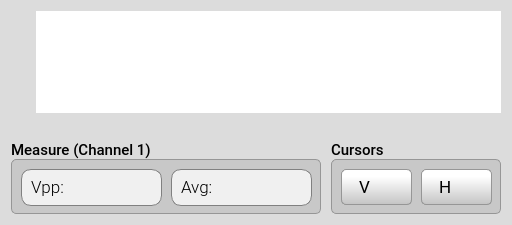
         <widget class="QGroupBox" name="groupBox_screen">
          <property name="minimumSize">
           <size>
            <width>0</width>
            <height>100</height>
           </size>
          </property>
          <property name="styleSheet">
           <string notr="true">QGroupBox {background-color: rgb(220,220,220);border: 0px; border-radius: 5px;  margin-top: 0.0em;}; 
QGroupBox::title {subcontrol-origin: margin;left: 10px;padding: 0 3px 0 3px;}</string>
          </property>
          <property name="title">
           <string/>
          </property>
          <layout class="QGridLayout" name="gridLayout_2">
           <property name="verticalSpacing">
            <number>3</number>
           </property>
           <item row="2" column="0">
            <layout class="QGridLayout" name="gridLayout_3">
             <property name="topMargin">
              <number>0</number>
             </property>
             <property name="horizontalSpacing">
              <number>10</number>
             </property>
             <property name="verticalSpacing">
              <number>0</number>
             </property>
             <item row="1" column="1">
              <widget class="QGroupBox" name="groupBox_ch4_3">
               <property name="sizePolicy">
                <sizepolicy hsizetype="Minimum" vsizetype="Preferred">
                 <horstretch>0</horstretch>
                 <verstretch>0</verstretch>
                </sizepolicy>
               </property>
               <property name="minimumSize">
                <size>
                 <width>170</width>
                 <height>55</height>
                </size>
               </property>
               <property name="maximumSize">
                <size>
                 <width>16777215</width>
                 <height>10000</height>
                </size>
               </property>
               <property name="font">
                <font>
                 <family>Roboto Medium</family>
                 <pointsize>11</pointsize>
                </font>
               </property>
               <property name="styleSheet">
                <string notr="true">QGroupBox {background-color: rgb(200,200,200);border: 1px solid rgb(150,150,150); border-radius: 5px;  }; 
QGroupBox::title {subcontrol-origin: margin;left: 10px;padding: 0 3px 0 3px;}</string>
               </property>
               <property name="title">
                <string/>
               </property>
               <widget class="QPushButton" name="pushButton_cursorsVoff">
                <property name="geometry">
                 <rect>
                  <x>10</x>
                  <y>10</y>
                  <width>71</width>
                  <height>36</height>
                 </rect>
                </property>
                <property name="font">
                 <font>
                  <family>Roboto</family>
                  <pointsize>13</pointsize>
                 </font>
                </property>
                <property name="styleSheet">
                 <string notr="true">QPushButton {
	padding: 0.2em 0.2em 0.3em 0.2em;
	border: 1px solid rgb(150, 150, 150);
	border-radius: 5px;
	color: black;
	background: qlineargradient(x1:0, y1:0, x2:0, y2:2, stop:0 #FFFFFF, stop:0.1 #FFFFFF, stop:1 #69D769);
	text-align:left;
	padding-left:13px;
}

QPushButton:hover:!pressed {
	border: 1px solid rgb(150, 150, 150);
	border-radius: 5px;
	color: #256552;
	background: qlineargradient(x1:0, y1:0, x2:0, y2:2, stop:0 #FFFFFF, stop:0.1 #FFFFFF, stop:1 #ACFAAC);
}

QPushButton:pressed {
	border: 2px solid rgb(150, 150, 150);
	border-radius: 5px;
	background: #FFFFFF;
	color: #2f836a;
}

QPushButton:disabled {
	border: 1px solid rgb(180, 180, 180);
	color: gray;
	background: qlineargradient(x1:0, y1:0, x2:0, y2:2, stop:0 #CCCCCC, stop:0.1 #EEEEEE, stop:1 #BBBBBB);
}</string>
                </property>
                <property name="text">
                 <string> V</string>
                </property>
                <property name="icon">
                 <iconset resource="../../resources/resources.qrc">
                  <normaloff>:/main/img/power-off-green3.png</normaloff>
                  <disabledoff>:/main/img/power-off-green3.png</disabledoff>:/main/img/power-off-green3.png</iconset>
                </property>
                <property name="iconSize">
                 <size>
                  <width>23</width>
                  <height>22</height>
                 </size>
                </property>
               </widget>
               <widget class="QPushButton" name="pushButton_cursorsVon">
                <property name="geometry">
                 <rect>
                  <x>10</x>
                  <y>10</y>
                  <width>71</width>
                  <height>36</height>
                 </rect>
                </property>
                <property name="font">
                 <font>
                  <family>Roboto</family>
                  <pointsize>13</pointsize>
                 </font>
                </property>
                <property name="styleSheet">
                 <string notr="true">QPushButton {
	padding: 0.2em 0.2em 0.3em 0.2em;
	border: 1px solid rgb(150, 150, 150);
	border-radius: 5px;
	color: black;
	background: qlineargradient(x1:0, y1:0, x2:0, y2:2, stop:0 #FFFFFF, stop:0.1 #FFFFFF, stop:1 #7B7B7B);
	text-align:left;
	padding-left:13px;
}

QPushButton:hover:!pressed {
	border: 1px solid rgb(150, 150, 150);
	border-radius: 5px;
	color: #256552;
	background: qlineargradient(x1:0, y1:0, x2:0, y2:2, stop:0 #FFFFFF, stop:0.1 #FFFFFF, stop:1 #AAAAAA);
}

QPushButton:pressed {
	border: 2px solid rgb(150, 150, 150);
	border-radius: 5px;
	background: #FFFFFF;
	color: #2f836a;
}

QPushButton:disabled {
	border: 1px solid rgb(180, 180, 180);
	color: gray;
	background: qlineargradient(x1:0, y1:0, x2:0, y2:2, stop:0 #CCCCCC, stop:0.1 #EEEEEE, stop:1 #BBBBBB);
}</string>
                </property>
                <property name="text">
                 <string> V</string>
                </property>
                <property name="icon">
                 <iconset resource="../../resources/resources.qrc">
                  <normaloff>:/main/img/power-off-gray2.png</normaloff>:/main/img/power-off-gray2.png</iconset>
                </property>
                <property name="iconSize">
                 <size>
                  <width>23</width>
                  <height>22</height>
                 </size>
                </property>
               </widget>
               <widget class="QPushButton" name="pushButton_cursorsHoff">
                <property name="geometry">
                 <rect>
                  <x>90</x>
                  <y>10</y>
                  <width>71</width>
                  <height>36</height>
                 </rect>
                </property>
                <property name="font">
                 <font>
                  <family>Roboto</family>
                  <pointsize>13</pointsize>
                 </font>
                </property>
                <property name="styleSheet">
                 <string notr="true">QPushButton {
	padding: 0.2em 0.2em 0.3em 0.2em;
	border: 1px solid rgb(150, 150, 150);
	border-radius: 5px;
	color: black;
	background: qlineargradient(x1:0, y1:0, x2:0, y2:2, stop:0 #FFFFFF, stop:0.1 #FFFFFF, stop:1 #69D769);
	text-align:left;
	padding-left:13px;
}

QPushButton:hover:!pressed {
	border: 1px solid rgb(150, 150, 150);
	border-radius: 5px;
	color: #256552;
	background: qlineargradient(x1:0, y1:0, x2:0, y2:2, stop:0 #FFFFFF, stop:0.1 #FFFFFF, stop:1 #ACFAAC);
}

QPushButton:pressed {
	border: 2px solid rgb(150, 150, 150);
	border-radius: 5px;
	background: #FFFFFF;
	color: #2f836a;
}

QPushButton:disabled {
	border: 1px solid rgb(180, 180, 180);
	color: gray;
	background: qlineargradient(x1:0, y1:0, x2:0, y2:2, stop:0 #CCCCCC, stop:0.1 #EEEEEE, stop:1 #BBBBBB);
}</string>
                </property>
                <property name="text">
                 <string> H</string>
                </property>
                <property name="icon">
                 <iconset resource="../../resources/resources.qrc">
                  <normaloff>:/main/img/power-off-green3.png</normaloff>
                  <disabledoff>:/main/img/power-off-green3.png</disabledoff>:/main/img/power-off-green3.png</iconset>
                </property>
                <property name="iconSize">
                 <size>
                  <width>23</width>
                  <height>22</height>
                 </size>
                </property>
               </widget>
               <widget class="QPushButton" name="pushButton_cursorsHon">
                <property name="geometry">
                 <rect>
                  <x>90</x>
                  <y>10</y>
                  <width>71</width>
                  <height>36</height>
                 </rect>
                </property>
                <property name="font">
                 <font>
                  <family>Roboto</family>
                  <pointsize>13</pointsize>
                 </font>
                </property>
                <property name="styleSheet">
                 <string notr="true">QPushButton {
	padding: 0.2em 0.2em 0.3em 0.2em;
	border: 1px solid rgb(150, 150, 150);
	border-radius: 5px;
	color: black;
	background: qlineargradient(x1:0, y1:0, x2:0, y2:2, stop:0 #FFFFFF, stop:0.1 #FFFFFF, stop:1 #7B7B7B);
	text-align:left;
	padding-left:13px;
}

QPushButton:hover:!pressed {
	border: 1px solid rgb(150, 150, 150);
	border-radius: 5px;
	color: #256552;
	background: qlineargradient(x1:0, y1:0, x2:0, y2:2, stop:0 #FFFFFF, stop:0.1 #FFFFFF, stop:1 #AAAAAA);
}

QPushButton:pressed {
	border: 2px solid rgb(150, 150, 150);
	border-radius: 5px;
	background: #FFFFFF;
	color: #2f836a;
}

QPushButton:disabled {
	border: 1px solid rgb(180, 180, 180);
	color: gray;
	background: qlineargradient(x1:0, y1:0, x2:0, y2:2, stop:0 #CCCCCC, stop:0.1 #EEEEEE, stop:1 #BBBBBB);
}</string>
                </property>
                <property name="text">
                 <string> H</string>
                </property>
                <property name="icon">
                 <iconset resource="../../resources/resources.qrc">
                  <normaloff>:/main/img/power-off-gray2.png</normaloff>:/main/img/power-off-gray2.png</iconset>
                </property>
                <property name="iconSize">
                 <size>
                  <width>23</width>
                  <height>22</height>
                 </size>
                </property>
               </widget>
              </widget>
             </item>
             <item row="0" column="1">
              <widget class="QLabel" name="label_meas_2">
               <property name="font">
                <font>
                 <family>Roboto Medium</family>
                 <pointsize>11</pointsize>
                </font>
               </property>
               <property name="text">
                <string>Cursors</string>
               </property>
              </widget>
             </item>
             <item row="0" column="0">
              <widget class="QLabel" name="label_meas">
               <property name="font">
                <font>
                 <family>Roboto Medium</family>
                 <pointsize>11</pointsize>
                </font>
               </property>
               <property name="text">
                <string>Measure (Channel 1)</string>
               </property>
              </widget>
             </item>
             <item row="1" column="0">
              <widget class="QGroupBox" name="groupBox_ch4_2">
               <property name="sizePolicy">
                <sizepolicy hsizetype="Expanding" vsizetype="Preferred">
                 <horstretch>0</horstretch>
                 <verstretch>0</verstretch>
                </sizepolicy>
               </property>
               <property name="minimumSize">
                <size>
                 <width>310</width>
                 <height>55</height>
                </size>
               </property>
               <property name="maximumSize">
                <size>
                 <width>3000</width>
                 <height>10000</height>
                </size>
               </property>
               <property name="font">
                <font>
                 <family>Roboto Medium</family>
                 <pointsize>11</pointsize>
                </font>
               </property>
               <property name="styleSheet">
                <string notr="true">QGroupBox {background-color: rgb(200,200,200);border: 1px solid rgb(150,150,150); border-radius: 5px;}; 
QGroupBox::title {subcontrol-origin: margin;left: 10px;padding: 0 3px 0 3px;}</string>
               </property>
               <property name="title">
                <string/>
               </property>
               <widget class="QLabel" name="label_8">
                <property name="geometry">
                 <rect>
                  <x>20</x>
                  <y>18</y>
                  <width>35</width>
                  <height>20</height>
                 </rect>
                </property>
                <property name="font">
                 <font>
                  <family>Roboto Light</family>
                  <pointsize>13</pointsize>
                  <weight>50</weight>
                  <bold>false</bold>
                 </font>
                </property>
                <property name="text">
                 <string>Vpp:</string>
                </property>
               </widget>
               <widget class="QTextBrowser" name="textBrowser_measVpp">
                <property name="enabled">
                 <bool>true</bool>
                </property>
                <property name="geometry">
                 <rect>
                  <x>10</x>
                  <y>10</y>
                  <width>141</width>
                  <height>37</height>
                 </rect>
                </property>
                <property name="sizePolicy">
                 <sizepolicy hsizetype="Minimum" vsizetype="Fixed">
                  <horstretch>0</horstretch>
                  <verstretch>0</verstretch>
                 </sizepolicy>
                </property>
                <property name="font">
                 <font>
                  <family>Roboto Mono Medium</family>
                  <pointsize>14</pointsize>
                  <weight>50</weight>
                  <italic>false</italic>
                  <bold>false</bold>
                 </font>
                </property>
                <property name="cursor" stdset="0">
                 <cursorShape>IBeamCursor</cursorShape>
                </property>
                <property name="styleSheet">
                 <string notr="true">QTextBrowser {
	background-color: rgba(240,240,240, 1.0);border: 1px solid gray; border-radius:10px;
	text-align:right;font-family:'Roboto Mono Medium','Roboto'; font-size:14pt; font-weight:400;
	color:black; 
}

QTextBrowser:disabled {
    color: gray;
	background-color: transparent;
	border: 1px solid gray; border-radius:10px;
	text-align:center;font-family:'Roboto Mono Medium'; font-size:30pt; font-weight:500;
}</string>
                </property>
                <property name="html">
                 <string>&lt;!DOCTYPE HTML PUBLIC &quot;-//W3C//DTD HTML 4.0//EN&quot; &quot;http://www.w3.org/TR/REC-html40/strict.dtd&quot;&gt;
&lt;html&gt;&lt;head&gt;&lt;meta name=&quot;qrichtext&quot; content=&quot;1&quot; /&gt;&lt;style type=&quot;text/css&quot;&gt;
p, li { white-space: pre-wrap; }
&lt;/style&gt;&lt;/head&gt;&lt;body style=&quot; font-family:'Roboto Mono Medium','Roboto'; font-size:14pt; font-weight:400; font-style:normal;&quot;&gt;
&lt;p align=&quot;right&quot; style=&quot;-qt-paragraph-type:empty; margin-top:0px; margin-bottom:0px; margin-left:0px; margin-right:0px; -qt-block-indent:0; text-indent:0px;&quot;&gt;&lt;br /&gt;&lt;/p&gt;&lt;/body&gt;&lt;/html&gt;</string>
                </property>
               </widget>
               <widget class="QLabel" name="label_9">
                <property name="geometry">
                 <rect>
                  <x>170</x>
                  <y>18</y>
                  <width>35</width>
                  <height>20</height>
                 </rect>
                </property>
                <property name="font">
                 <font>
                  <family>Roboto Light</family>
                  <pointsize>13</pointsize>
                  <weight>50</weight>
                  <bold>false</bold>
                 </font>
                </property>
                <property name="text">
                 <string>Avg:</string>
                </property>
               </widget>
               <widget class="QTextBrowser" name="textBrowser_measMax">
                <property name="enabled">
                 <bool>true</bool>
                </property>
                <property name="geometry">
                 <rect>
                  <x>460</x>
                  <y>10</y>
                  <width>141</width>
                  <height>37</height>
                 </rect>
                </property>
                <property name="sizePolicy">
                 <sizepolicy hsizetype="Minimum" vsizetype="Fixed">
                  <horstretch>0</horstretch>
                  <verstretch>0</verstretch>
                 </sizepolicy>
                </property>
                <property name="font">
                 <font>
                  <family>Roboto Mono Medium</family>
                  <pointsize>14</pointsize>
                  <weight>50</weight>
                  <italic>false</italic>
                  <bold>false</bold>
                 </font>
                </property>
                <property name="cursor" stdset="0">
                 <cursorShape>IBeamCursor</cursorShape>
                </property>
                <property name="styleSheet">
                 <string notr="true">QTextBrowser {
	background-color: rgba(240,240,240, 1.0);border: 1px solid gray; border-radius:10px;
	text-align:right;font-family:'Roboto Mono Medium','Roboto'; font-size:14pt; font-weight:400;
	color:black; 
}

QTextBrowser:disabled {
	color:gray;
	background-color: transparent;
	border: 1px solid gray; border-radius:10px;
	text-align:center;font-family:'Roboto Mono Medium'; font-size:30pt; font-weight:500;
}</string>
                </property>
                <property name="html">
                 <string>&lt;!DOCTYPE HTML PUBLIC &quot;-//W3C//DTD HTML 4.0//EN&quot; &quot;http://www.w3.org/TR/REC-html40/strict.dtd&quot;&gt;
&lt;html&gt;&lt;head&gt;&lt;meta name=&quot;qrichtext&quot; content=&quot;1&quot; /&gt;&lt;style type=&quot;text/css&quot;&gt;
p, li { white-space: pre-wrap; }
&lt;/style&gt;&lt;/head&gt;&lt;body style=&quot; font-family:'Roboto Mono Medium','Roboto'; font-size:14pt; font-weight:400; font-style:normal;&quot;&gt;
&lt;p align=&quot;right&quot; style=&quot;-qt-paragraph-type:empty; margin-top:0px; margin-bottom:0px; margin-left:0px; margin-right:0px; -qt-block-indent:0; text-indent:0px;&quot;&gt;&lt;br /&gt;&lt;/p&gt;&lt;/body&gt;&lt;/html&gt;</string>
                </property>
               </widget>
               <widget class="QTextBrowser" name="textBrowser_measMin">
                <property name="enabled">
                 <bool>true</bool>
                </property>
                <property name="geometry">
                 <rect>
                  <x>310</x>
                  <y>10</y>
                  <width>141</width>
                  <height>37</height>
                 </rect>
                </property>
                <property name="sizePolicy">
                 <sizepolicy hsizetype="Minimum" vsizetype="Fixed">
                  <horstretch>0</horstretch>
                  <verstretch>0</verstretch>
                 </sizepolicy>
                </property>
                <property name="font">
                 <font>
                  <family>Roboto Mono Medium</family>
                  <pointsize>14</pointsize>
                  <weight>50</weight>
                  <italic>false</italic>
                  <bold>false</bold>
                 </font>
                </property>
                <property name="cursor" stdset="0">
                 <cursorShape>IBeamCursor</cursorShape>
                </property>
                <property name="styleSheet">
                 <string notr="true">QTextBrowser {
	background-color: rgba(240,240,240, 1.0);border: 1px solid gray; border-radius:10px;
	text-align:right;font-family:'Roboto Mono Medium','Roboto'; font-size:14pt; font-weight:400;
	color:black; 
}

QTextBrowser:disabled {
	color:gray;
	background-color: transparent;
	border: 1px solid gray; border-radius:10px;
	text-align:center;font-family:'Roboto Mono Medium'; font-size:30pt; font-weight:500;
}</string>
                </property>
                <property name="html">
                 <string>&lt;!DOCTYPE HTML PUBLIC &quot;-//W3C//DTD HTML 4.0//EN&quot; &quot;http://www.w3.org/TR/REC-html40/strict.dtd&quot;&gt;
&lt;html&gt;&lt;head&gt;&lt;meta name=&quot;qrichtext&quot; content=&quot;1&quot; /&gt;&lt;style type=&quot;text/css&quot;&gt;
p, li { white-space: pre-wrap; }
&lt;/style&gt;&lt;/head&gt;&lt;body style=&quot; font-family:'Roboto Mono Medium','Roboto'; font-size:14pt; font-weight:400; font-style:normal;&quot;&gt;
&lt;p align=&quot;right&quot; style=&quot;-qt-paragraph-type:empty; margin-top:0px; margin-bottom:0px; margin-left:0px; margin-right:0px; -qt-block-indent:0; text-indent:0px;&quot;&gt;&lt;br /&gt;&lt;/p&gt;&lt;/body&gt;&lt;/html&gt;</string>
                </property>
               </widget>
               <widget class="QTextBrowser" name="textBrowser_measAvg">
                <property name="enabled">
                 <bool>true</bool>
                </property>
                <property name="geometry">
                 <rect>
                  <x>160</x>
                  <y>10</y>
                  <width>141</width>
                  <height>37</height>
                 </rect>
                </property>
                <property name="sizePolicy">
                 <sizepolicy hsizetype="Minimum" vsizetype="Fixed">
                  <horstretch>0</horstretch>
                  <verstretch>0</verstretch>
                 </sizepolicy>
                </property>
                <property name="font">
                 <font>
                  <family>Roboto Mono Medium</family>
                  <pointsize>14</pointsize>
                  <weight>50</weight>
                  <italic>false</italic>
                  <bold>false</bold>
                 </font>
                </property>
                <property name="cursor" stdset="0">
                 <cursorShape>IBeamCursor</cursorShape>
                </property>
                <property name="styleSheet">
                 <string notr="true">QTextBrowser {
	background-color: rgba(240,240,240, 1.0);border: 1px solid gray; border-radius:10px;
	text-align:right;font-family:'Roboto Mono Medium','Roboto'; font-size:14pt; font-weight:400;
	color:black; 
}

QTextBrowser:disabled {
	color:gray;
	background-color: transparent;
	border: 1px solid gray; border-radius:10px;
	text-align:center;font-family:'Roboto Mono Medium'; font-size:30pt; font-weight:500;
}</string>
                </property>
                <property name="html">
                 <string>&lt;!DOCTYPE HTML PUBLIC &quot;-//W3C//DTD HTML 4.0//EN&quot; &quot;http://www.w3.org/TR/REC-html40/strict.dtd&quot;&gt;
&lt;html&gt;&lt;head&gt;&lt;meta name=&quot;qrichtext&quot; content=&quot;1&quot; /&gt;&lt;style type=&quot;text/css&quot;&gt;
p, li { white-space: pre-wrap; }
&lt;/style&gt;&lt;/head&gt;&lt;body style=&quot; font-family:'Roboto Mono Medium','Roboto'; font-size:14pt; font-weight:400; font-style:normal;&quot;&gt;
&lt;p align=&quot;right&quot; style=&quot;-qt-paragraph-type:empty; margin-top:0px; margin-bottom:0px; margin-left:0px; margin-right:0px; -qt-block-indent:0; text-indent:0px;&quot;&gt;&lt;br /&gt;&lt;/p&gt;&lt;/body&gt;&lt;/html&gt;</string>
                </property>
               </widget>
               <widget class="QLabel" name="label_11">
                <property name="geometry">
                 <rect>
                  <x>320</x>
                  <y>18</y>
                  <width>35</width>
                  <height>20</height>
                 </rect>
                </property>
                <property name="font">
                 <font>
                  <family>Roboto Light</family>
                  <pointsize>13</pointsize>
                  <weight>50</weight>
                  <bold>false</bold>
                 </font>
                </property>
                <property name="text">
                 <string>Min:</string>
                </property>
               </widget>
               <widget class="QLabel" name="label_10">
                <property name="geometry">
                 <rect>
                  <x>470</x>
                  <y>18</y>
                  <width>35</width>
                  <height>20</height>
                 </rect>
                </property>
                <property name="font">
                 <font>
                  <family>Roboto Light</family>
                  <pointsize>13</pointsize>
                  <weight>50</weight>
                  <bold>false</bold>
                 </font>
                </property>
                <property name="text">
                 <string>Max:</string>
                </property>
               </widget>
               <zorder>textBrowser_measVpp</zorder>
               <zorder>textBrowser_measMax</zorder>
               <zorder>textBrowser_measMin</zorder>
               <zorder>textBrowser_measAvg</zorder>
               <zorder>label_9</zorder>
               <zorder>label_8</zorder>
               <zorder>label_11</zorder>
               <zorder>label_10</zorder>
              </widget>
             </item>
            </layout>
           </item>
           <item row="1" column="0">
            <layout class="QGridLayout" name="gridLayout_plot">
             <property name="spacing">
              <number>0</number>
             </property>
             <item row="0" column="0">
              <widget class="ctkRangeSlider" name="horizontalSlider_cursorV">
               <property name="sizePolicy">
                <sizepolicy hsizetype="Preferred" vsizetype="Preferred">
                 <horstretch>0</horstretch>
                 <verstretch>0</verstretch>
                </sizepolicy>
               </property>
               <property name="minimumSize">
                <size>
                 <width>25</width>
                 <height>0</height>
                </size>
               </property>
               <property name="font">
                <font>
                 <weight>50</weight>
                 <bold>false</bold>
                </font>
               </property>
               <property name="styleSheet">
                <string notr="true">ctkRangeSlider {
    min-width: 25px;
    max-width: 25px;
	margin-bottom: 16px;
	margin-top: 2px;
}

ctkRangeSlider::groove:vertical {
    background-color: transparent;
}

ctkRangeSlider::handle:vertical {
     height: 25px;
	 image: url(:/main/img/range_left.png);
}

ctkRangeSlider::handle:vertical:hover {
     height: 25px;
	 image: url(:/main/img/range_left2.png);
}

QSlider {
    min-width: 25px;
    max-width: 25px;
	margin-bottom: 16px;
	margin-top: 2px;
}

QSlider::groove:vertical {
	background-color: transparent;
}

QSlider::handle:vertical {
     height: 25px;
	 image: url(:/main/img/range_left.png);
}

QSlider::handle:vertical:hover {
	 height: 25px;
	 image: url(:/main/img/range_left2.png);
}</string>
               </property>
               <property name="maximum">
                <number>1000</number>
               </property>
               <property name="value">
                <number>500</number>
               </property>
               <property name="orientation">
                <enum>Qt::Vertical</enum>
               </property>
               <property name="tickPosition">
                <enum>QSlider::NoTicks</enum>
               </property>
               <property name="tickInterval">
                <number>100000</number>
               </property>
              </widget>
             </item>
             <item row="0" column="1">
              <widget class="QCustomPlot" name="customPlot" native="true">
               <property name="enabled">
                <bool>true</bool>
               </property>
               <property name="sizePolicy">
                <sizepolicy hsizetype="Expanding" vsizetype="Expanding">
                 <horstretch>0</horstretch>
                 <verstretch>0</verstretch>
                </sizepolicy>
               </property>
               <property name="minimumSize">
                <size>
                 <width>0</width>
                 <height>0</height>
                </size>
               </property>
               <property name="maximumSize">
                <size>
                 <width>16777215</width>
                 <height>100000</height>
                </size>
               </property>
               <property name="styleSheet">
                <string notr="true">background-color: white;border: 0px;</string>
               </property>
              </widget>
             </item>
             <item row="1" column="1">
              <widget class="ctkRangeSlider" name="horizontalSlider_cursorH">
               <property name="sizePolicy">
                <sizepolicy hsizetype="Expanding" vsizetype="Fixed">
                 <horstretch>0</horstretch>
                 <verstretch>0</verstretch>
                </sizepolicy>
               </property>
               <property name="minimumSize">
                <size>
                 <width>0</width>
                 <height>25</height>
                </size>
               </property>
               <property name="font">
                <font>
                 <weight>50</weight>
                 <bold>false</bold>
                </font>
               </property>
               <property name="styleSheet">
                <string notr="true">ctkRangeSlider {
    min-height: 25px;
    max-height: 25px;
	margin-left: 33px;
	margin-right:2px;
}

ctkRangeSlider::groove:horizontal {
    background-color: transparent;
}

ctkRangeSlider::handle:horizontal {
     width: 25px;
	 image: url(:/main/img/range_down.png);
}

ctkRangeSlider::handle:horizontal:hover {
     width: 25px;
	 image: url(:/main/img/range_down2.png);
}

QSlider {
    min-height: 25px;
    max-height: 25px;
	margin-left: 33px;
	margin-right:2px;
}

QSlider::groove:horizontal {
	background-color: transparent;
}

QSlider::handle:horizontal {
     width: 25px;
	 image: url(:/main/img/range_down.png);
}

QSlider::handle:horizontal:hover {
	 width: 25px;
	 image: url(:/main/img/range_down2.png);
}</string>
               </property>
               <property name="maximum">
                <number>1000</number>
               </property>
               <property name="singleStep">
                <number>1</number>
               </property>
               <property name="value">
                <number>500</number>
               </property>
               <property name="sliderPosition">
                <number>500</number>
               </property>
               <property name="orientation">
                <enum>Qt::Horizontal</enum>
               </property>
               <property name="tickPosition">
                <enum>QSlider::NoTicks</enum>
               </property>
               <property name="tickInterval">
                <number>100000</number>
               </property>
              </widget>
             </item>
            </layout>
           </item>
          </layout>
         </widget>
